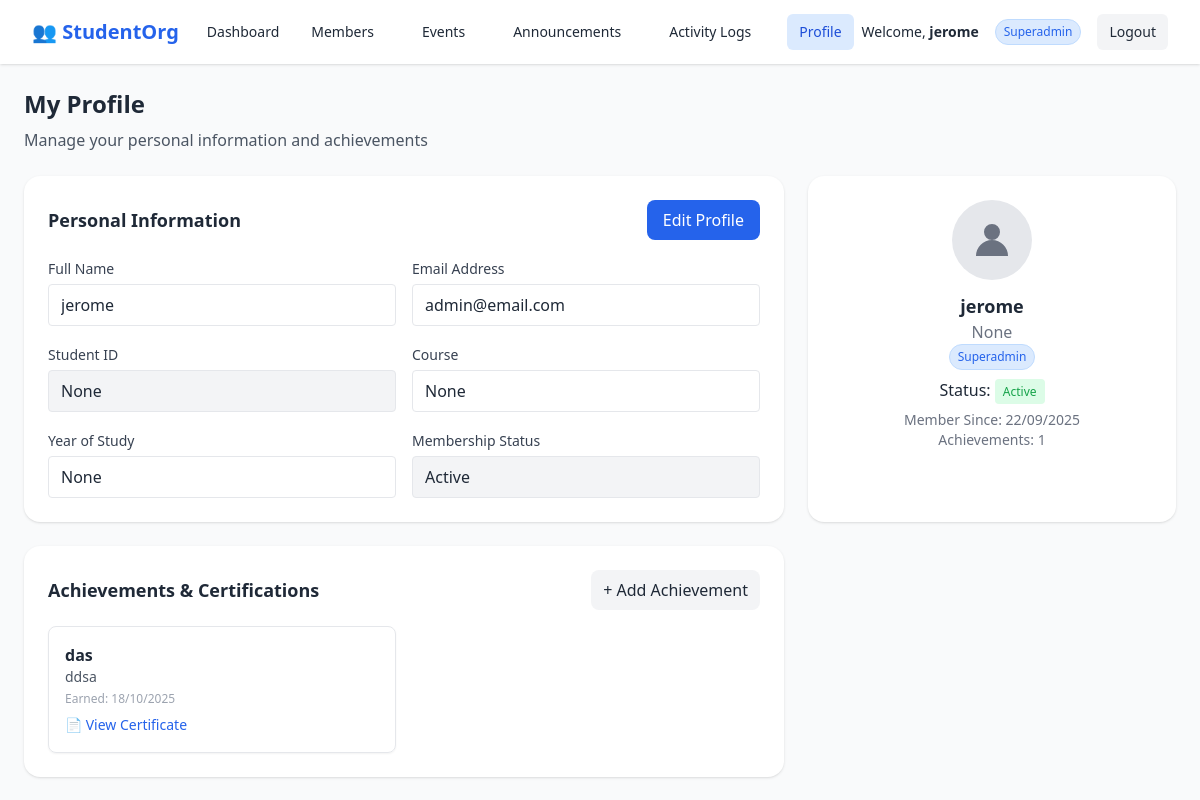
The page /profile/ (signed in) on the database as committed earlier.
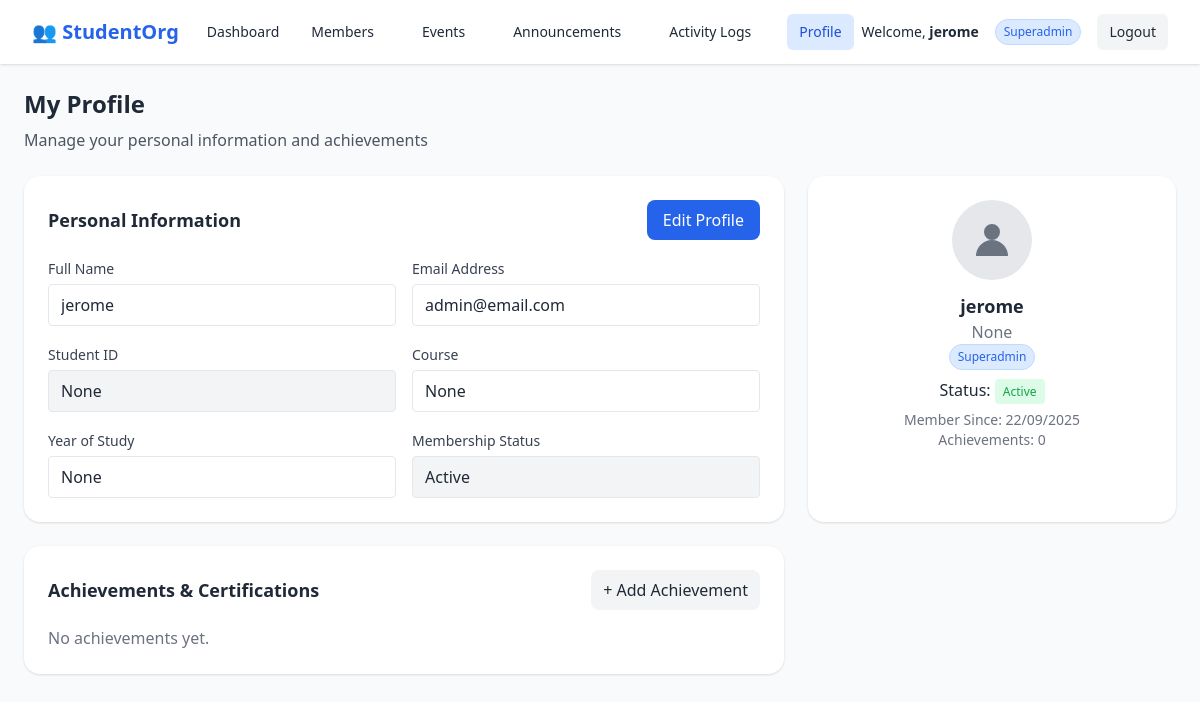
The same page on the database as committed later.
### accounts/models.py (models this page shows, shortened)
class Achievement(models.Model):
    user = models.ForeignKey(
        settings.AUTH_USER_MODEL,
        on_delete=models.CASCADE,
        related_name="achievements"
    )
    title = models.CharField(max_length=255)
    description = models.TextField(blank=True, null=True)
    date_earned = models.DateField(default=timezone.now)
    certificate = models.FileField(upload_to='certificates/', blank=True, null=True)
    created_at = models.DateTimeField(auto_now_add=True)

### accounts/views.py (the view)
# urls.py: path("profile/", views.profile_update, name="profile_update"),
@login_required
def profile_update(request):
    user = request.user
    member = getattr(user, "member", None)
    if request.method == "POST":
        form = ProfileUpdateForm(request.POST, instance=user)
        if form.is_valid():
            form.save()
            if member:
                member.course = request.POST.get("course", member.course)
                member.year = request.POST.get("year", member.year)
                member.status = request.POST.get("status", member.status)
                member.save()
            messages.success(request, "Profile updated successfully.")
            return redirect("accounts:dashboard")
    else:
        form = ProfileUpdateForm(instance=user)
    achievements = Achievement.objects.filter(user=user).order_by('-date_earned')
    return render(
        request,
        "accounts/profile_update.html",
        {
            "form": form,
            "member": member,
            "achievements": achievements,
        },
    )

### accounts/forms.py (shortened to what this page needs)
class ProfileUpdateForm(forms.ModelForm):
    email = forms.EmailField(
        required=True,
        widget=forms.EmailInput(attrs={"placeholder": "Update your email"})
    )
    class Meta:
        model = User
        fields = ("username", "email")
        widgets = {
            "username": forms.TextInput(attrs={"placeholder": "Update username"}),
        }

### accounts/templates/accounts/profile_update.html (shortened to what the changed rows need)
{% extends "accounts/base.html" %}
{% load static %}
{% block content %}
<div class="max-w-7xl mx-auto p-6">
  <h1 class="text-2xl font-bold mb-2">My Profile</h1>
  <div class="grid grid-cols-1 lg:grid-cols-3 gap-6">
    <div class="bg-white p-6 rounded-2xl shadow col-span-2">
      <div class="flex justify-between items-center mb-4">
        <h2 class="text-lg font-semibold">Personal Information</h2>
      </div>
    </div>
    <div class="bg-white p-6 rounded-2xl shadow flex flex-col items-center text-center">
      <div class="w-20 h-20 rounded-full bg-gray-200 flex items-center justify-center mb-3">
        <svg class="w-10 h-10 text-gray-500" fill="currentColor" viewBox="0 0 20 20">
          <path d="M10 10a4 4 0 100-8 4 4 0 000 8zM2 18a8 8 0 1116 0H2z" />
        </svg>
      </div>
      <h3 class="text-lg font-semibold">{{ member.user.get_full_name }}</h3>
      <p class="text-gray-500">{{ member.student_id }}</p>
      {% if user.is_superuser %}
        <span class="px-2 py-1 text-xs rounded-full bg-blue-100 text-blue-600 border border-blue-200">Superadmin</span>
      {% elif user.member.role == "Admin" %}
        <span class="px-2 py-1 text-xs rounded-full bg-green-100 text-green-600 border border-green-200">Admin</span>
      {% else %}
        <span class="px-2 py-1 text-xs rounded-full bg-gray-100 text-gray-600 border border-gray-200">Member</span>
      {% endif %}
      <p class="mt-2">Status: <span class="px-2 py-1 bg-green-100 text-green-600 text-xs rounded">Active</span></p>
      <p class="mt-2 text-sm text-gray-500">Member Since: {{ user.date_joined|date:"d/m/Y" }}</p>
      <p class="text-sm text-gray-500">Achievements: {{ achievements.count }}</p>
    </div>
  </div>
  <div class="grid grid-cols-1 lg:grid-cols-3 gap-6 mt-6">
    <div class="bg-white p-6 rounded-2xl shadow col-span-2">
      <div class="flex justify-between items-center mb-4">
        <h2 class="text-lg font-semibold">Achievements & Certifications</h2>
      </div>
      <div class="grid grid-cols-1 md:grid-cols-2 gap-4">
        {% for achievement in achievements %}
        <div class="p-4 border rounded-lg shadow-sm relative group">
          <h3 class="font-semibold">{{ achievement.title }}</h3>
          <p class="text-gray-600 text-sm">{{ achievement.description }}</p>
          <p class="text-xs text-gray-400 mt-1">Earned: {{ achievement.date_earned|date:"d/m/Y" }}</p>
          {% if achievement.certificate %}
          <a href="{% url 'accounts:view_achievement' achievement.id %}"
   target="_blank"
   class="text-blue-600 text-sm mt-2 inline-block hover:underline">📄 View Certificate</a>
          {% endif %}
        </div>
        {% empty %}
        <p class="text-gray-500">No achievements yet.</p>
        {% endfor %}
      </div>
    </div>
  </div>
</div>
{% endblock %}

Rows that differ between the two databases and show on the page:
removed Achievement: title "das", description "ddsa", date_earned "18/10/2025", shows "📄 View Certificate"
Other text that changed with them:
{{ achievements.count }}: "1" → "0"
text now shown: "No achievements yet."
